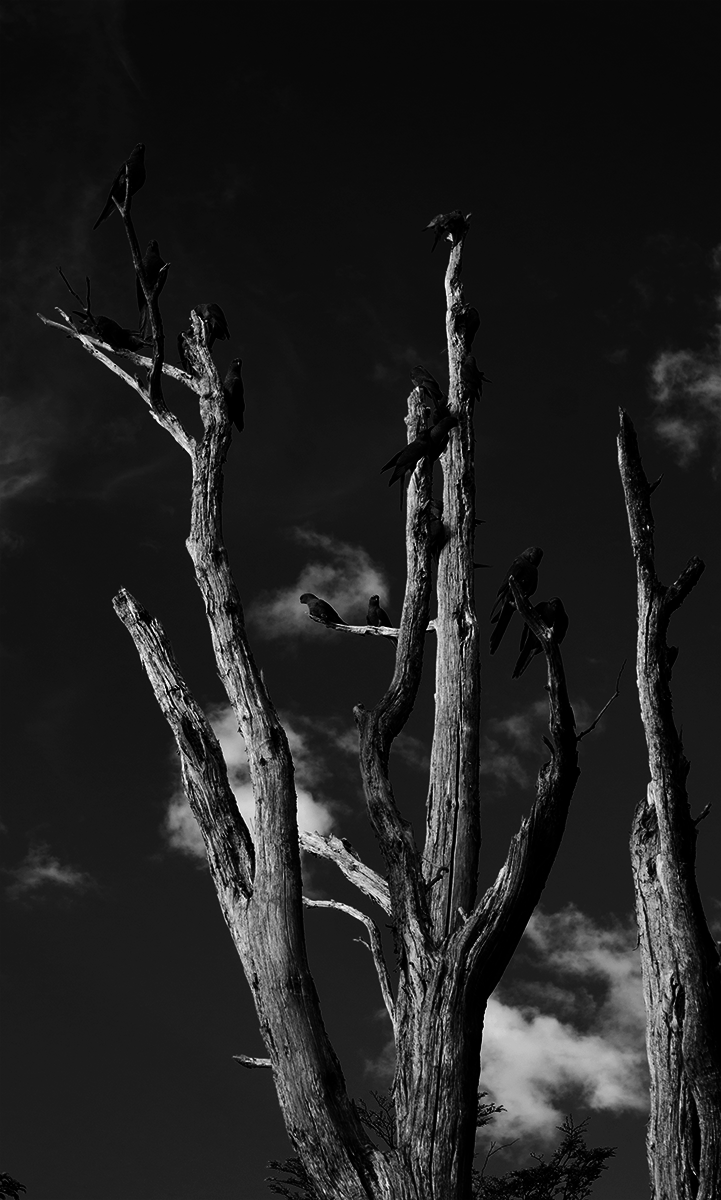
#> input picture exo_numpy/images/parot_1.png, 721 x 1200 px; the run also reads 1 picture not shown here
$ jupyter execute --allow-errors 2_numpy.ipynb   (shell and % lines are left out)   (Python 2 division)
#> lines starting #> are read from the running program, lines starting #| are printed output that depends on the picture
# Numpy et matplotlib

Dans cette section, nous allons découvrir deux modules indispensables à la programmation scientifique: [Numpy](http://www.numpy.org/) et [Matplotlib](http://matplotlib.org/).

Cette section est adaptée d'un cours de Slim Essid et Alexandre Gramfort, qui était lui-même adapté du travail de J.R. Johansson (robert@riken.jp) http://dml.riken.jp/~rob/. Elle s'inspire aussi de la leçon du [Numpy avancée](https://paris-swc.github.io/advanced-numpy-lesson/) de Softwate Carpentry.

## Introduction


* `numpy` est un module utilisé dans presque tous les projets de calcul numérique sous Python
   * Il fournit des structures de données performantes pour la manipulation de vecteurs, matrices et tenseurs plus généraux
   * `numpy` est écrit en C et en Fortran d'où ses performances élevées lorsque les calculs sont vectorisés (formulés comme des opérations sur des vecteurs/matrices)

 * `matplotlib` est un module performant pour la génération de graphiques en 2D et 3D
   * syntaxe très proche de celle de Matlab
   * supporte texte et étiquettes en $\LaTeX$
   * sortie de qualité dans divers formats (PNG, PDF, SV, EPS...)
   * interface graphique intéractive pour explorer les figures

Pour utiliser `numpy` et `matplotlib` il faut commencer par les importer :

[cell 1]
import numpy as np
import matplotlib.pyplot as plt

On peut plus simplement faire :

[cell 2]
from numpy import *
from matplotlib.pyplot import *

## *Arrays* `numpy`

Dans la terminologie `numpy`, vecteurs, matrices et autres tenseurs sont appelés *arrays*.

## Création d'*arrays* `numpy`

Plusieurs possibilités:

 * a partir de listes ou n-uplets Python
 * en utilisant des fonctions dédiées, telles que `arange`, `linspace`, etc.
 * par chargement à partir de fichiers

### A partir de listes

Au moyen de la fonction `numpy.array` :

[cell 3]
# un vecteur: l'argument de la fonction est une liste Python
v = np.array([1, 3, 2, 4])
print v
print type(v)

On peut alors visualiser ces données :

[cell 4]
v = np.array([1, 3, 2, 4])
x = np.array([0, 1, 2, 3])

plt.figure()
plt.plot(x,v, 'rv--', label='v(x)')
plt.legend(loc='lower right')
plt.xlabel('x')
plt.ylabel('v')
plt.title('Mon titre')
plt.xlim([-1, 4])
plt.ylim([0, 5])
plt.show()
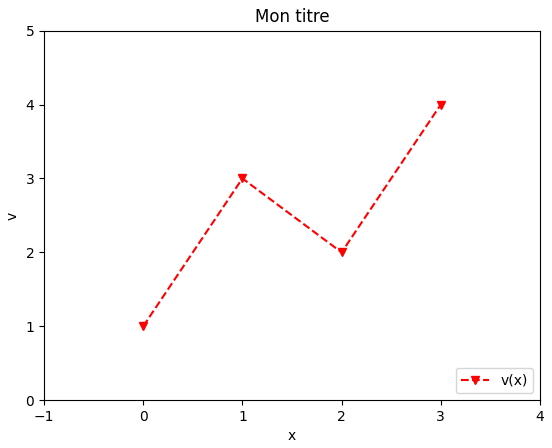
#> figure drawn by matplotlib, 1 panel
plt.savefig('toto.png')

On peut omettre `show()`, lorsque la méthode `ion()` a été appelée ; c'est le cas dans Spyder et pylab

Pour définir une matrice (array de dimension 2 pour numpy):

[cell 5]
# une matrice: l'argument est une liste emboitée
M = np.array([[1, 2], [3, 4]])
print M

[cell 6]
M[0, 0]

Les objets `v` et `M` sont tous deux du type `ndarray` (fourni par `numpy`)

[cell 7]
type(v), type(M)

`v` et `M` ne diffèrent que par leur taille, que l'on peut obtenir via la propriété `shape` :

[cell 8]
v.shape

[cell 9]
M.shape

Pour obtenir le nombre d'éléments d'un *array* :

[cell 10]
v.size

[cell 11]
M.size

On peut aussi utiliser `numpy.shape` et `numpy.size`

[cell 12]
np.shape(M)

Les *arrays* ont un type qu'on obtient via `dtype`:

[cell 13]
print(M)
print(M.dtype)

Les types doivent être respectés lors d'assignations à des *arrays*

#> (a cell that did not finish here is left out)

### Attention !

[cell 15]
a = np.array([1, 2, 3])
a[0] = 3.2
print a
a.dtype

[cell 16]
a = np.array([1, 2, 3], dtype=np.int64)
b = np.array([2, 2, 3], dtype=np.int64)
b = b.astype(float)
print a / b

On peut définir le type de manière explicite en utilisant le mot clé `dtype` en argument:

[cell 17]
M = np.array([[1, 2], [3, 4]], dtype=complex)
M

 * Autres types possibles avec `dtype` : `int`, `float`, `complex`, `bool`, `object`, etc.

 * On peut aussi spécifier la précision en bits: `int64`, `int16`, `float128`, `complex128`.

### Utilisation de fonction de génération d'*arrays*

#### arange

[cell 18]
# create a range
x = np.arange(0, 10, 2) # arguments: start, stop, step
x

[cell 19]
x = np.arange(-1, 1, 0.1)
x

#### linspace and logspace

[cell 20]
# avec linspace, le début et la fin SONT inclus
np.linspace(0, 10, 25)

[cell 21]
np.linspace(0, 10, 11)

[cell 22]
xx = np.linspace(-10, 10, 100)
plt.plot(xx, np.sin(xx))
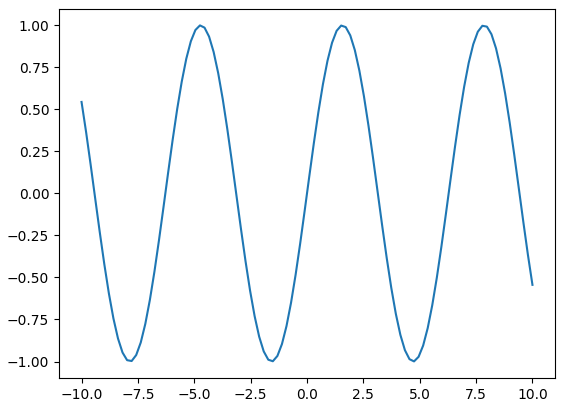
#> figure drawn by matplotlib, 1 panel; curve peaks at x = -4.75, y = 0.999

[cell 23]
print(np.logspace(0, 10, 10, base=np.e))

#### mgrid

[cell 24]
x, y = np.mgrid[0:5, 0:5]

[cell 25]
x

[cell 26]
y

[cell 27]
xx, yy = np.mgrid[-50:50, -50:50]
plt.imshow(np.angle(xx + 1j*yy))
plt.axis('on')
plt.colorbar()
plt.figure()
plt.imshow(np.abs(xx + 1j*yy))
plt.axis('on')
plt.colorbar()
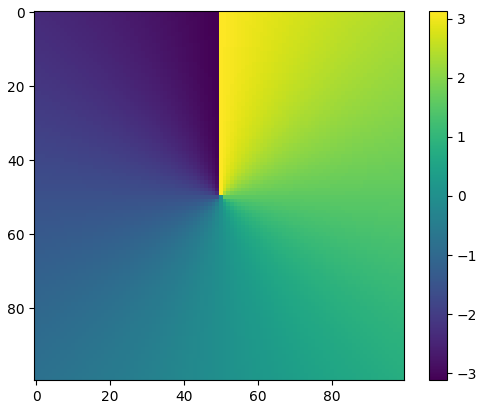
#> figure drawn by matplotlib, 2 panels
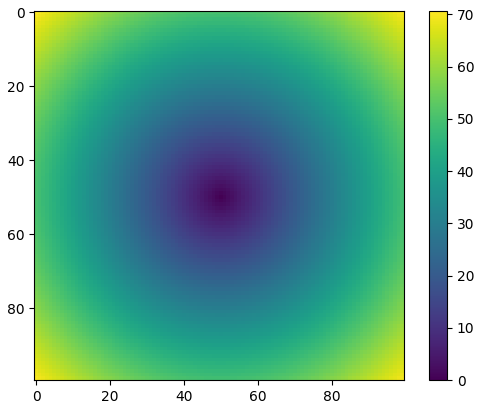
#> figure drawn by matplotlib, 2 panels

#### Données aléatoires

Le module numpy.random peut être utilisé pour les données aléatoires.

Tirage uniforme dans [0, 1]

[cell 28]
np.random.rand(5,5)  # ou np.random.rand

Tirage suivant une loi normale standard

[cell 29]
np.random.randn(5,5)

Affichage de l'histogramme des tirages

[cell 30]
a = np.random.randn(10000)
hh = plt.hist(a, 40)
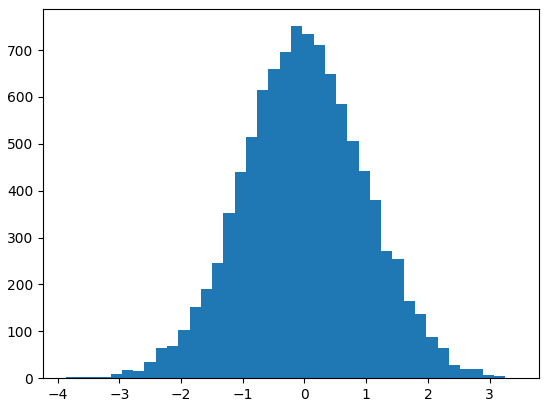
#> figure drawn by matplotlib, 1 panel; tallest bar 751 high, from x = -0.218 to -0.0353

#### diag

[cell 31]
# une matrice diagonale
np.diag([1,2,3])

[cell 32]
# diagonale avec décalage par rapport à la diagonale principale
np.diag([1,2,3], k=1)

#### zeros et ones

[cell 33]
np.zeros((3,), dtype=int)

[cell 34]
np.zeros((3, 3))

[cell 35]
np.ones((3, 3))

[cell 36]
print(np.zeros((3,), dtype=int))
print(np.zeros((1, 3), dtype=int))
print(np.zeros((3, 1), dtype=int))

##  Fichiers d'E/S

### Fichiers séparés par des virgules (CSV)

Un format fichier classique est le format CSV (comma-separated values), ou bien TSV (tab-separated values). Pour lire de tels fichiers, on peut utiliser `numpy.genfromtxt`. Par exemple:

#> (a cell that did not finish here is left out)

#> (a cell that did not finish here is left out)

On peut aussi utiliser une fonction très pratique de [pandas](http://pandas.pydata.org): `pandas.read_csv`. Les données sont alors un [pandas Dataframe](http://pandas.pydata.org/pandas-docs/stable/api.html#dataframe) que l'on peut convertir en numpy array.

[cell 39]
import pandas as pd
#> (the rest of this cell did not finish here and is left out)

#> (a cell that did not finish here is left out)

#> (a cell that did not finish here is left out)

#> (a cell that did not finish here is left out)

A l'aide de `numpy.savetxt` on peut enregistrer un *array* `numpy` dans un fichier txt:

[cell 43]
M = random.rand(3,3)
M

[cell 44]
np.savetxt("exo_numpy/random-matrix.txt", M)

[cell 45]
#!type random-matrix.txt

[cell 46]
np.savetxt("exo_numpy/random-matrix.csv", M, fmt='%.5f', delimiter=',') # fmt spécifie le format

#!type random-matrix.csv

Ici aussi, on peut utiliser une fonction très pratique de pandas: `to_csv`, mais il faudrait convertir le tableau en pandas DataFrame.

[cell 47]
df = pd.DataFrame(M)

[cell 48]
df

[cell 49]
df.to_csv("exo_numpy/random_matrix_pd.csv", index=False, header=False, float_format='%.5f')

## Autres propriétés des *arrays* `numpy`

[cell 50]
M

[cell 51]
M.dtype

[cell 52]
M.itemsize # octets par élément

[cell 53]
M.nbytes # nombre d'octets

[cell 54]
M.nbytes / M.size

[cell 55]
M.ndim # nombre de dimensions

[cell 56]
print(np.zeros((3,), dtype=int).ndim)
print(np.zeros((1, 3), dtype=int).ndim)
print(np.zeros((3, 1), dtype=int).ndim)

## Manipulation d'*arrays*

### Indexation

[cell 57]
v = np.arange(10)
print(v)
M = np.random.rand(3, 4)
print(M)

v est un vecteur, il n'a qu'une dimension -> un seul indice

[cell 58]
v[0]

M est une matrice, ou un array à 2 dimensions -> deux indices

[cell 59]
M[1,1]

Contenu complet :

[cell 60]
M

La deuxième ligne :

[cell 61]
M[1]

On peut aussi utiliser `:`

[cell 62]
M[1, :] # 2 ème ligne (indice 1)

[cell 63]
M[:, 1] # 2 ème colonne (indice 1)

[cell 64]
print(M.shape)
print(M[1, :].shape, M[:, 1].shape)

On peut assigner des nouvelles valeurs à certaines cellules :

[cell 65]
M[0, 0] = 1

[cell 66]
M

[cell 67]
# on peut aussi assigner des lignes ou des colonnes
M[1, :] = -1
# M[1,:] = [1, 2, 3]

[cell 68]
M

## *Slicing* ou accès par tranches

*Slicing* fait référence à la syntaxe `M[start:stop:step]` pour extraire une partie d'un *array* :

[cell 69]
A = np.array([1,2,3,4,5])
A

[cell 70]
A[1:3]

Les tranches sont modifiables :

[cell 71]
A[1:3] = [-2,-3]
A

On peut omettre n'importe lequel des argument dans `M[start:stop:step]`:

[cell 72]
A[::] # indices de début, fin, et pas avec leurs valeurs par défaut

[cell 73]
A[::2] # pas = 2, indices de début et de fin par défaut

[cell 74]
A[:3] # les trois premiers éléments

[cell 75]
A[3:] # à partir de l'indice 3

[cell 76]
M = np.arange(12).reshape(4, 3)
print M

On peut utiliser des indices négatifs :

[cell 77]
A = np.array([1, 2, 3, 4, 5])

[cell 78]
A[-1] # le dernier élément

[cell 79]
A[-3:] # les 3 derniers éléments

Le *slicing* fonctionne de façon similaire pour les *array* multi-dimensionnels

[cell 80]
A = np.array([[n + m * 10 for n in range(5)] for m in range(5)])

A

[cell 81]
A[1:4, 1:4]  # sous-tableau

[cell 82]
# sauts
A[::2, ::2]

[cell 83]
A

[cell 84]
A[[0, 1, 3]]

### EXERCICE: le plateau d'échec

Créez un tableau de zéros et le remplir pour obtenir un motif de plateau d'échec de dimension 8x8.

[cell 85]
E = np.zeros((8, 8))
E[0::2, 0::2] = 1
E[1::2, 1::2] = 1
E

[cell 86]
E = np.tile([[1, 0], [0, 1]], (4, 4))
E

#> (a cell that did not finish here is left out)

### Indexation avancée (*fancy indexing*)

Lorsque qu'on utilise des listes ou des *array* pour définir des tranches :

[cell 88]
A = np.array([[n + m * 10 for n in range(5)] for m in range(5)])
row_indices = [1, 2, 3]
print(A)
print(A[row_indices])

[cell 89]
A[[1, 2]][:, [3, 4]] = 0  # ATTENTION !
print(A)

[cell 90]
# TODO understand why?

[cell 91]
A[np.ix_([1, 2], [3, 4])] = 0
print(A)

On peut aussi utiliser des masques binaires :

[cell 92]
B = np.arange(5)
B

[cell 93]
row_mask = np.array([True, False, True, False, False])
print(B[row_mask])
print(B[[0, 2]])

[cell 94]
# de façon équivalente
row_mask = np.array([1, 0, 1, 0, 0], dtype=bool)
B[row_mask]

[cell 95]
# ou encore
a = np.array([1, 2, 3, 4, 5])
print(a < 3)
print(B[a < 3])

[cell 96]
print(A)
print(A[:, a < 3])

### EXERCICE

En utilisant l'indexation avancée, sélectionnez au hasard avec répétition 10 éléments d'un tableau contenant 100 éléments tirés au hasard.
(Astuce: np.random.randint(max_int, size=n) génère n nombres au hasard de 0 à max_int)

[cell 97]
r = np.random.rand(100)
ind = np.random.randint(100, size=10)
print(ind)
r[ind]

## Extraction de données à partir d'*arrays* et création d'*arrays*

#### where

Un masque binaire peut être converti en indices de positions avec `where`

[cell 98]
x = np.arange(0, 10, 0.5)
print(x)
mask = (x > 5) * (x < 7.5)
print(mask)
indices = np.where(mask)
indices

[cell 99]
x[indices] # équivalent à x[mask]

#### diag

Extraire la diagonale ou une sous-diagonale d'un *array* :

[cell 100]
print(A)
np.diag(A)

[cell 101]
np.diag(A, -1)

## Algèbre linéaire

La performance des programmes écrit en Python/Numpy dépend de la capacité à vectoriser les calculs (les écrire comme des opérations sur des vecteurs/matrices) en évitant au maximum les boucles `for/while`

### Opérations scalaires

On peut effectuer les opérations arithmétiques habituelles pour multiplier, additionner, soustraire et diviser des *arrays* avec/par des scalaires :

[cell 102]
v1 = np.arange(5)
print(v1)

[cell 103]
v1 * 2

[cell 104]
v1 + 2

[cell 105]
plt.figure()
plt.subplot(1, 2, 1)
plt.plot(v1 ** 2,'g--', label='$y = x^2$')
plt.legend(loc=0)
plt.subplot(1, 2, 2)
plt.plot(sqrt(v1), 'r*-', label='$y = \sqrt{x}$')
plt.legend(loc=2)
plt.show()
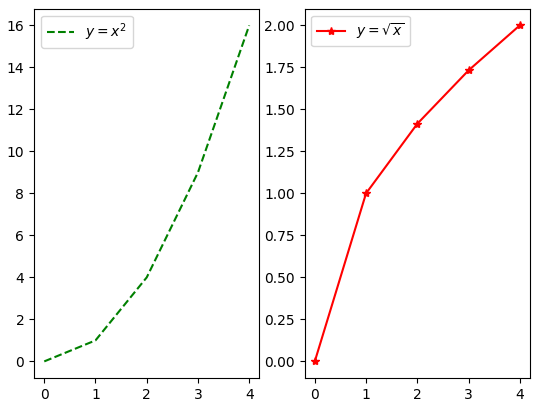
#> figure drawn by matplotlib, 2 panels

[cell 106]
A = np.array([[n + m * 10 for n in range(5)] for m in range(5)])
print(A)

[cell 107]
print(A * 2)

[cell 108]
print(A + 2)

### Opérations terme-à-terme sur les *arrays*

Les opérations par défaut sont des opérations **terme-à-terme** :

[cell 109]
A = np.array([[n + m * 10 for n in range(5)] for m in range(5)])
print(A)

[cell 110]
A * A # multiplication terme-à-terme

[cell 111]
(A + A.T) / 2

[cell 112]
print v1
print v1 * v1

En multipliant des *arrays* de tailles compatibles, on obtient des multiplications terme-à-terme par ligne :

[cell 113]
A.shape, v1.shape

[cell 114]
print(A)
print(v1)
print(A * v1)

De façon plus générale, on peut faire des opérations sur des tableaux de différentes tailles. Dans certains cas, NumPy peut transformer les tableaux pour qu'ils aient la même taille, cette conversion s'appelle le **"Broadcasting"**.

[cell 115]
a = np.arange(4)
b = np.arange(5)
print(a, a.shape)
print(b, b.shape)
#> (the rest of this cell did not finish here and is left out)

[cell 116]
b = b[:, np.newaxis].T
a = a[:, np.newaxis]
c = a * b
print(a.shape, b.shape, c.shape)

Il existe une règle pour savoir dans quel cas on peut faire du "broadcasting":
**Dans une opération, la taille des axex des deux tableaux doit être soit la même, soit une des deux doit être 1**.
Dans la figure ci-dessus, cette règle est respectée:
```
a:      4 x 3
b:      4 x 3
result: 4 x 3

a:      4 x 3
b:          3
result: 4 x 3

a:      4 x 1
b:          3
result: 4 x 3
```

Que donnerait les deux cas suivant?

```
Image  (3d array): 256 x 256 x 3
Scale  (1d array):             3
Result (3d array):

A      (4d array):  8 x 1 x 6 x 1
B      (3d array):      7 x 1 x 5
Result (4d array):
```

### EXERCICE:

Sans utiliser de boucles (`for/while`) :

 * Créer une matrice (5x6) aléatoire
 * Remplacer une colonne sur deux par sa valeur moins le double de la colonne suivante
 * Remplacer les valeurs négatives par 0 en utilisant un masque binaire

[cell 117]
A = random.rand(5,6)
A

[cell 118]
A[:, ::2] = A[:, ::2] - 2 * A[:,1::2]

[cell 119]
A

[cell 120]
A[np.where(A < 0)] = 0

[cell 121]
A

Créez un tableau qui contient la somme de chaque élément de `x` avec chaque élément de `y`:

[cell 122]
x = np.random.rand(3, 5)
y = np.random.randint(10, size=8)

[cell 123]
x = x[:, :, np.newaxis]
z = x + y
print(z.shape)

### Algèbre matricielle

Comment faire des multiplications de matrices ? Deux façons :

 * en utilisant les fonctions `dot`; (recommandé)
 * en utiliser le type `matrix`. (à éviter)

[cell 124]
A = np.array([[n + m * 10 for n in range(5)] for m in range(5)])
v1 = np.arange(5)
print(A.shape, v1.shape)
print(A)
print(v1)
print(type(A), type(v1))

[cell 125]
print(np.dot(A, A))  # multiplication matrice
print(A * A)  # multiplication élément par élément

[cell 126]
A.dot(v1)

[cell 127]
np.dot(v1, v1)

Avec le type `matrix` de Numpy

[cell 128]
M = np.matrix(A)
v = np.matrix(v1).T # en faire un vecteur colonne

[cell 129]
M * v

[cell 130]
# produit scalaire
v.T * v

[cell 131]
# avec les objets matrices, c'est les opérations standards sur les matrices qui sont appliquées
v + M * v

Si les dimensions sont incompatibles on provoque des erreurs :

[cell 132]
v = np.matrix([1, 2, 3, 4, 5, 6]).T

[cell 133]
np.shape(M), np.shape(v)

#> (a cell that did not finish here is left out)

Voir également les fonctions : `inner`, `outer`, `cross`, `kron`, `tensordot`. Utiliser par exemple `help(kron)`.

### Transformations d'*arrays* ou de matrices

 * Plus haut `.T` a été utilisé pour transposer l'objet matrice `v`
 * On peut aussi utiliser la fonction `transpose`

**Autres transformations :**

[cell 135]
C = np.matrix([[1j, 2j], [3j, 4j]])
C

[cell 136]
np.conjugate(C)

Transposée conjuguée :

[cell 137]
C.H

Parties réelles et imaginaires :

[cell 138]
np.real(C) # same as: C.real

[cell 139]
np.imag(C) # same as: C.imag

Argument et module :

[cell 140]
np.angle(C + 1)

[cell 141]
np.abs(C)

### Analyse de données

Numpy propose des fonctions pour calculer certaines statistiques des données stockées dans des *arrays* :

[cell 142]
data = arange(20).reshape((5, 4))
data[3, :] = 9
data

#### mean

[cell 143]
# np.mean(data)
print(np.mean(data, axis=0))

[cell 144]
# la moyenne de la troisième colonne
np.mean(data[:, 2])

#### variance et écart type

[cell 145]
np.var(data[:, 2]), np.std(data[:, 2])

#### min et max

[cell 146]
data[:, 2].min()

[cell 147]
data[:, 2].max()

[cell 148]
data[:, 2].sum()

[cell 149]
data[:, 2].prod()

#### sum, prod, et trace

[cell 150]
d = np.arange(0, 10)
d

Somme des éléments

[cell 151]
np.sum(d)

ou encore :

[cell 152]
d.sum()

[cell 153]
np.prod(d + 1)

Somme cumulée

[cell 154]
np.cumsum(d)

Produit cumulé

[cell 155]
np.cumprod(d + 1)

Trace (équivalent à diag(A).sum())

[cell 156]
np.trace(data)

### Calculs aves données multi-dimensionnelles

Pour appliquer `min`, `max`, etc., par lignes ou colonnes :

[cell 157]
m = random.rand(3,4)
m

[cell 158]
# max global
m.max()

[cell 159]
# max dans chaque colonne
m.max(axis=0)

[cell 160]
# max dans chaque ligne
m.max(axis=1)

Plusieurs autres méthodes des classes `array` et `matrix` acceptent l'argument (optional) `axis` keyword argument.

### EXERCICE :

Soustrayez de chaque colonne de `a` sa moyenne, puis faites de même avec les lignes

[cell 161]
a = np.random.rand(100, 10)

[cell 162]
b = a - np.mean(a, axis=0)
b = b - np.mean(b, axis=1)[:,np.newaxis]

## Copy et "deep copy"

Pour des raisons de performance Python ne copie pas automatiquement les objets (par exemple passage par référence des paramètres de fonctions).

[cell 163]
A = np.array([[0,  2], [ 3,  4]])
A

[cell 164]
B = A

[cell 165]
# changer B affecte A
B[0, 0] = 10
B

[cell 166]
A

[cell 167]
B = A
print B is A

On peut avoir accès à l'adresse mémoire de l'élément avec:

[cell 168]
print(A.__array_interface__['data'][0])
print(B.__array_interface__['data'][0])

Pour éviter ce comportement, on peut demander une *copie profonde* (*deep copy*) de `A` dans `B`

[cell 169]
# B = np.copy(A)
B = A.copy()

[cell 170]
# maintenant en modifiant B, A n'est plus affecté
B[0, 0] = -5
print(B)
print(A)

[cell 171]
print(A.__array_interface__['data'][0])
print(B.__array_interface__['data'][0])

## Concaténer, répéter des *arrays*

En utilisant les fonctions `repeat`, `tile`, `vstack`, `hstack`, et `concatenate`, on peut créer des vecteurs/matrices plus grandes à partir de vecteurs/matrices plus petites :

#### repeat et tile

[cell 172]
a = np.array([[1, 2], [3, 4]])
a

[cell 173]
# répéter chaque élément 3 fois
np.repeat(a, 3) # résultat 1-d

[cell 174]
# on peut spécifier l'argument axis
np.repeat(a, 3, axis=1)

Pour répéter la matrice, il faut utiliser `tile`

[cell 175]
# répéter la matrice 3 fois
np.tile(a, 3)

#### concatenate

[cell 176]
b = np.array([[5, 6]])

[cell 177]
np.concatenate((a, b), axis=0)

[cell 178]
np.concatenate((a, b.T), axis=1)

#### hstack et vstack

[cell 179]
np.vstack((a, b))

[cell 180]
np.hstack((a, b.T))

## Itérer sur les éléments d'un *array*

 * Dans la mesure du possible, il faut éviter l'itération sur les éléments d'un *array* : c'est beaucoup plus lent que les opérations vectorisées
 * Mais il arrive que l'on n'ait pas le choix...

[cell 181]
v = np.arange(4)

for element in v:
    print element

[cell 182]
M = np.array([[1, 2], [3, 4]])

for row in M:
    print "row", row

    for element in row:
        print element

Pour obtenir les indices des éléments sur lesquels on itère (par exemple, pour pouvoir les modifier en même temps) on peut utiliser `enumerate` :

[cell 183]
for row_idx, row in enumerate(M):
    print "row_idx", row_idx, "row", row

    for col_idx, element in enumerate(row):
        print "col_idx", col_idx, "element", element

        # update the matrix M: square each element
        M[row_idx, col_idx] = element ** 2

[cell 184]
# chaque élément de M a maintenant été élevé au carré
M

## Utilisation d'*arrays* dans des conditions

Losqu'on s'intéresse à des conditions sur tout on une partie d'un *array*, on peut utiliser `any` ou `all` :

[cell 185]
M

[cell 186]
if (M > 5).any():
    print("au moins un élément de M est plus grand que 5")
else:
    print("aucun élément de M n'est plus grand que 5")

[cell 187]
if (M > 5).all():
    print("tous les éléments de M sont plus grands que 5")
else:
    print("tous les éléments de M sont plus petits que 5")

## *Type casting*

On peut créer une vue d'un autre type que l'original pour un *array*

[cell 188]
M = array([[-1,2], [0,4]])
M.dtype

[cell 189]
M2 = M.astype(float)
M2

[cell 190]
M2.dtype

[cell 191]
M3 = M.astype(bool)
M3

### EXERCICE :

Dans cette exercice, nous vous proposons d'implémenter une version simplifié du `Midway Equalization Histogram` proposé par Julien Delon. L'idée de cet algorithme est de minimisé l'écart de contraste sur une série d'images.
Dans le cas d'une série d'images possédant les mêmes caractéristiques, l'algorithme peut se résumer de la manière suivante :
- Pour chacune des deux images, classer les niveaux de gris de l'image par ordre croissant.
- Faire la moyenne des pixels de chaque images par rapport à leur position.
- Remplacer la valeur des pixels par celle définie précédement.

Pour cet exercice, nous vous proposons d'utiliser les fonctions `argsort` et `ravel`.

[cell 192]
def apply_simple_midway(im_1, im_2):
    midway_1, midway_2 = np.empty(np.size(im_1)), np.empty(np.size(im_2))

    # Compute the midway
    index_im_1 = np.argsort(im_1.ravel())
    im_sort_1 = im_1.ravel()[index_im_1]
    index_im_2 = np.argsort(im_2.ravel())
    im_sort_2 = im_2.ravel()[index_im_2]

    midway = .5 * (im_sort_1 + im_sort_2)

    # Apply the correction
    midway_1[index_im_1] = midway
    midway_2[index_im_2] = midway

    return midway_1.reshape(im_1.shape), midway_2.reshape(im_2.shape)

Nous vous proposons de tester les résultats avec le code suivant qui utilise la librairie `scikit-image` :

[cell 193]
import matplotlib.pyplot as plt
from skimage import img_as_float
from skimage.io import imread

im_1 = img_as_float(imread('exo_numpy/images/parot_1.png'))
im_2 = img_as_float(imread('exo_numpy/images/parot_2.png'))
#> (the rest of the program and of its run is left out)
